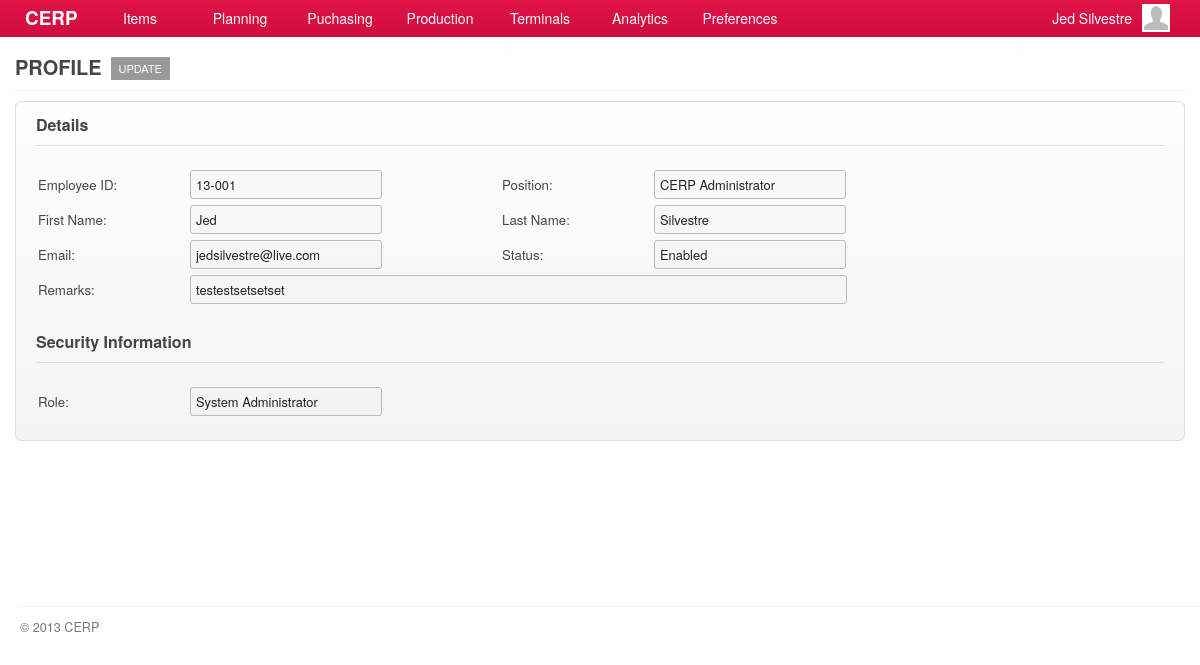
The app's page /account/profile-show.php (signed in) with its own data.
### tables this page shows
CREATE TABLE `capabilities` (
  `id` int(11) NOT NULL AUTO_INCREMENT,
  `title` varchar(45) DEFAULT NULL,
  `name` varchar(45) DEFAULT NULL,
  `capability` varchar(45) DEFAULT NULL,
  `url` varchar(45) DEFAULT NULL,
  `parent` int(11) DEFAULT NULL,
  PRIMARY KEY (`id`)
);

CREATE TABLE `users` (
  `id` bigint(20) NOT NULL AUTO_INCREMENT,
  `employee_id` varchar(12) NOT NULL,
  `password` varchar(65) NOT NULL,
  `first_name` varchar(50) NOT NULL,
  `last_name` varchar(50) NOT NULL,
  `email` varchar(65) DEFAULT NULL,
  `position` varchar(65) DEFAULT NULL,
  `status` int(1) DEFAULT '1',
  `description` varchar(100) DEFAULT NULL,
  `created_at` timestamp NULL DEFAULT NULL,
  `updated_at` timestamp NULL DEFAULT NULL,
  PRIMARY KEY (`id`),
  UNIQUE KEY `id` (`id`,`employee_id`)
);

CREATE TABLE `lookups` (
  `id` int(11) NOT NULL AUTO_INCREMENT,
  `code` varchar(7) DEFAULT NULL,
  `description` varchar(45) DEFAULT NULL,
  `parent` varchar(6) DEFAULT NULL,
  `created_at` timestamp NULL DEFAULT NULL,
  `updated_at` timestamp NULL DEFAULT NULL,
  PRIMARY KEY (`id`)
);

CREATE TABLE `roles` (
  `id` int(11) NOT NULL AUTO_INCREMENT,
  `name` varchar(25) NOT NULL,
  `description` varchar(100) DEFAULT NULL,
  `level` tinyint(4) DEFAULT '1',
  `created_at` timestamp NULL DEFAULT NULL,
  `updated_at` timestamp NULL DEFAULT NULL,
  PRIMARY KEY (`id`)
);

### include/general.class.php (called while the page is built, shortened)
<?php
require('database.class.php');
require('capabilities.class.php');
require('role.class.php');
$DB				= new MySQL;
  $DB->database	= "cerpdb";
  $DB->username	= "cerpuser";
  $DB->password	= "cerpuser";
  $DB->hostname	= "localhost";
$Capabilities	= new Capabilities($DB);
$Signed			= $_SESSION['user'];
$Role		= new Role($DB, $Signed['id']);
?>

### include/role.class.php (called while the page is built, shortened)
<?php
class Role
{
	private $DB;
	private $user_id;
	function Role($db, $uid) {
  	$this->DB = $db;
		$this->user_id = $uid;
  }
	function isCapableByName($cap_name) {
		foreach ($this->getUserRoles() as $user_role) {
			$result = $this->DB->Find('role_capabilities', array(
						  			'columns' 		=> 'role_capabilities.*',
						  			'joins' => 'INNER JOIN capabilities ON capabilities.id = role_capabilities.capability_id',
						  	    'conditions' 	=> 'capabilities.capability="'. $cap_name .'" AND role_id='. $user_role['role_id']));
			if(isset($result)) {
				return TRUE;
			}
		}
	}
	function getUserRoles() {
		$result = $this->DB->Get('user_roles', array(
						  			'columns' 		=> 'user_roles.role_id, roles.name',
						  			'joins' => 'INNER JOIN roles ON roles.id = user_roles.role_id',
						  	    'conditions' 	=> 'user_roles.user_id='. $this->user_id));
		if(isset($result)) {
			return $result;
		}
	}
}

### include/database.class.php (called while the page is built, shortened)
<?php
class MySQL {
  public $username	= "cerpuser";
  public $password	= "cerpuser";
  public $hostname	= "localhost";
  public function Connect() {
    $conn = mysql_connect($this->hostname, $this->username, $this->password) or die("<br/><span class='notice'><p class='error'><strong>ERROR!</strong> Unable to connect to MySQL! </p></span>");
    return $conn;
  }
  public function Query($sql) {
  	$conn = $this->Connect();
    $result = mysql_query($sql, $conn);
	return $result;
  }
	function Find($table, $args='') {
  	if (isset($args)) {
  	  $args['columns'] = (isset($args['columns']) ? $args['columns'] : '*');
  	  $args['joins'] = (isset($args['joins']) ? $args['joins'] : '');
	 	 	$args['conditions'] = ($args['conditions'] == '' ? '' : 'where '.$args['conditions']);
		}
		$sql = "SELECT ".$args['columns']." FROM ".$table." ".$args['joins']." ".$args['conditions'];
		$row = $this->IsEmpty($this->Query($sql));
		return mysql_fetch_array($row);
  }
  function Get($table, $args='') {
  	if (isset($args)) {
  	  $args['columns'] = (isset($args['columns']) ? $args['columns'] : '*');
  	  $args['joins'] = (isset($args['joins']) ? $args['joins'] : '');
		  $args['conditions'] = ($args['conditions'] == '' ? '' : 'WHERE '.$args['conditions']);
  	  $args['order'] = (isset($args['order']) ? ' ORDER BY '.$args['order'] : '');
  	  $args['limit'] = (isset($args['limit']) ? ' LIMIT '.$args['limit'] : '');
  	  $args['group'] = (isset($args['group']) ? ' GROUP BY '.$args['group'] : '');
		}
		$data = array();
		$sql = "SELECT ".$args['columns']." FROM ".$table." ".$args['joins']." ".$args['conditions']." ".$args['group']." ".$args['order']." ".$args['limit'];
		$result = $this->IsEmpty($this->Query($sql));
		if(!empty($result)) {
	      while ($row = mysql_fetch_array($result)) {
	        $data[] = $row;
	      }
		}
		return $data;
  }
  private function IsEmpty($result) {
    if(mysql_num_rows($result) > 0) return $result;
    return null;
  }
}

### include/capabilities.class.php (called while the page is built, shortened)
<?php
class Capabilities {
  private $DB;
	public $All;
	function Capabilities($db) {
		$this->DB = $db;
		$this->GetCapabilities();
	}
  function GetTitle() {
    global $capability_key;
	return $this->All[$capability_key]['title'];
  }
	function GetCapabilities() {
		$capabilities = $this->DB->Get('capabilities', array(
					  			'columns' 		=> 'id, capability, title, name, parent, url',
					  	    'conditions' 	=> 'parent IS NOT null ORDER BY parent'));
		$all = array();
		foreach ($capabilities as $cap) {
			$all[$cap['capability']] = array('title' => $cap['title'],'name' => $cap['name'], 'url' => $cap['url'], 'parent' => $cap['parent']);
		}
		$this->All = $all;
	}
}

### account/profile-show.php (the view, shortened to what this page needs)
<?php
  $capability_key = 'show_profile';
  require('header.php');
	$allowed = $Role->isCapableByName($capability_key);
	if(!$allowed) {
		require('inaccessible.php');
	}else{
	  if(isset($Signed['id'])) {
	  	$user = $DB->Find('users', array(
				'columns' 		=> 'users.*, lookups.description AS status, roles.name as role',
				'joins'				=> 'INNER JOIN user_roles ON user_roles.user_id = users.id
													INNER JOIN roles ON roles.id = user_roles.role_id
													LEFT OUTER JOIN lookups on users.status = lookups.id',
	  	  'conditions' 	=> 'users.id = '.$Signed['id']
	  	  )
			);
	  }
?>
	<div id="page">
		<div id="page-title">
    	<h2>
      	<span class="title"><?php echo $Capabilities->GetTitle(); ?></span>
        <?php
				  echo '<a href="'.$Capabilities->All['edit_profile']['url'].'" class="nav">'.$Capabilities->All['edit_profile']['name'].'</a>';
				?>
      </h2>
		</div>
		<div id="content">
			<form class="form-container">
				<h3 class="form-title">Details</h3>
        <table>
           <tr>
              <td width="150">Employee ID:</td><td width="310"><input type="text" value="<?php echo $user['employee_id'] ?>" class="text-field" disabled/></td>
              <td width="150">Position:</td><td><input type="text" value="<?php echo $user['position'] ?>" class="text-field" disabled/></td>
           </tr>
           <tr>
              <td>First Name:</td><td><input type="text" value="<?php echo $user['first_name'] ?>" class="text-field" disabled/></td>
              <td>Last Name:</td><td><input type="text" value="<?php echo $user['last_name'] ?>" class="text-field" disabled/></td>
           </tr>
           <tr>
              <td>Email:</td><td><input type="text" value="<?php echo $user['email'] ?>" class="text-field" disabled/></td>
              <td>Status:</td><td><input type="text" value="<?php echo $user['status'] ?>" class="text-field" disabled/></td>
           </tr>
           <tr>
              <td>Remarks:</td>
              <td colspan="99">
                <input type="text" value="<?php echo $user['description'] ?>" class="text-field" style="width:645px" disabled/>
              </td>
           </tr>
           <tr><td height="5" colspan="99"></td></tr>
        </table>
        <br/>
        <h3 class="form-title">Security Information</h3>
        <table>
           <tr>
              <td width="150">Role:</td><td width="310"><input type="text" value="<?php echo $user['role'] ?>" class="text-field" disabled/></td>
              <td width="150"></td><td></td>
           </tr>
        </table>
      </form>
		</div>
	</div>
<?php }
require('footer.php'); ?>

### account/header.php (shortened to what this page needs)
<?php
require('../include/general.class.php');
?>
<!DOCTYPE html>
<html lang="en">
	<head>
		<link rel="stylesheet" href="../stylesheets/main.css" />
		<link rel="stylesheet" href="../stylesheets/form.css" />
		<link rel="stylesheet" href="../stylesheets/grid.css" />
		<link rel="stylesheet" href="../stylesheets/jquery.css" />
    <link rel="stylesheet" href="../stylesheets/simplePagination.css">
		<link rel="stylesheet" href="../stylesheets/jquery.modal.css" />
		<link rel="stylesheet" href="../stylesheets/custom/jquery-ui-1.10.3.custom.css" />
	</head>
	<body>
    <div id="container">
      <div id="header">
				<a id="brand" href="index.php" style="text-decoration: none">CERP</a>
			</div>
      <div id="main-menu">
      	<div class="menu">
        	<a href="#" alt="#menu-items" class="show-submenu">Items</a>
        </div>
        <div class="menu">
          <a href="#" alt="#menu-plan" class="show-submenu">Planning</a>
        </div>
        <div class="menu">
          <a href="#" alt="#menu-purchasing" class="show-submenu">Puchasing</a>
        </div>
        <div class="menu">
          <a href="#" alt="#menu-production" class="show-submenu">Production</a>
        </div>
        <div class="menu">
          <a href="#" alt="#menu-terminals" class="show-submenu">Terminals</a>
        </div>
        <div class="menu">
          <a href="#" alt="#menu-analytics" class="show-submenu">Analytics</a>
        </div>
        <div class="menu">
          <a href="#" alt="#menu-preferences" class="show-submenu">Preferences</a>
        </div>
      </div>
      <div id="menu-profile">
         <div class="avatar small"></div>
         <span><?php echo $Signed['first_name']." ". $Signed['last_name']; ?> </span>
      </div>
    	<div id="header_fade" class="fade_up"></div>
    </div>

### account/footer.php (shortened to what this page needs)
      <div id="footer">
        <p>&copy; 2013 CERP</p>
      </div>
  </body>
</html>

### stylesheets/main.css (style rules this page uses)
*, html, body { margin:0;padding:0; }
html { font-size: 100%; -webkit-text-size-adjust: 100%; -ms-text-size-adjust: 100%; }
body { margin: 0; font-family:"Helvetica Neue", Helvetica, Arial, sans-serif; font-size:14px; line-height:20px; color:#454545; background-color:#ffffff; }
h1, h2, h3, h4 { padding:0 0 5px; margin:0 0 10px; }
h2 { font-size:20px; }
h3 { font-size:16px; }
a { color: #0088cc; text-decoration: none; outline:none; }
#container { z-index:1; width:100%; height:37px; opacity:0.95; filter:alpha(opacity=95); position: fixed; }
#header { position:relative; padding:0 25px; height:37px; background-color:#cc0033; background-image:-moz-linear-gradient(top, #df083e, #cc0033); background-image:-webkit-gradient(linear, 0 0, 0 100%, from(#df083e), to(#cc0033)); background-image:-webkit-linear-gradient(top, #df083e, #cc0033); background-image:-o-linear-gradient(top, #df083e, #cc0033); background-image:linear-gradient(to bottom, #df083e, #cc0033); color:#ffffff; font-size:135%; }
#header_fade { position:relative; }
#header a { color:#ffffff; }
#page { background-color:#ffffff; font-size:95%; }
#content { padding:0 15px; min-height: 500px; }
#footer { display:block; padding:5px 0px 20px 20px; }
#brand { float:left; display:block; margin:8px 0 0; font-weight:bold; }
#main-menu { position:absolute; display:block; top:0; left:90px; z-index: 99; }
#main-menu .menu { float:left; width:100px; height:37px; text-align:center; outline:none; cursor:pointer; }
#main-menu .menu a { margin:8px 0 0; display:block; color:#ffffff; outline:none; }
#menu-profile { position:absolute; top:0; right:25px; display:block; padding:3px 5px 0 0; width:170px; height:33px; color:#fff; cursor:pointer; }
#menu-profile .avatar { float:right; margin:1px 0 0 10px; border:none; }
#menu-profile span { float:right; display:block; margin-top:5px; }
#page-title { margin:0 15px 10px; padding:57px 0 0; border-bottom:solid 1px #eeeeee; }
#page-title h2 { margin:0; padding:0 0 10px; }
#page-title h2 .title { float:left; padding-right:5px; text-transform:uppercase; }
#page-title h2 .nav { float:left; display:block; margin:0 0 0 4px; padding:6px 8px; background-color:#999999; color:#ffffff; font-weight:normal; font-size:11px; line-height:11px; cursor:pointer; -webkit-border-radius:1px; -moz-border-radius:1px; border-radius:1px; text-transform:uppercase; min-width:40px; text-align: center; }
#footer p { padding:10px 0 0; border-top:solid 1px #eeeeee; color:#777777; font-size:90%; }
.avatar { border:solid 1px #dddddd; background:#ffffff url('../images/icons/man-24x24.png') no-repeat center; }
.avatar.small { width:28px; height:28px; }
.fade_up { content: ''; bottom: 0; left: 0; right: 0; height: 20px; background: -webkit-linear-gradient(bottom, rgba(255,255,255,0), #fff); }

### stylesheets/form.css (style rules this page uses)
form { margin:0 0 10px; }
form table tr th, form table tr td { padding:2px 0; }
.form-container { padding:20px; border:solid 1px #dddddd; background-color:#f9f9f9; background-image:-moz-linear-gradient(top, #fdfdfd, #f4f4f4); background-image:-webkit-gradient(linear, 0 0, 0 100%, from(#fdfdfd), to(#f4f4f4)); background-image:-webkit-linear-gradient(top, #fdfdfd, #f4f4f4); background-image:-o-linear-gradient(top, #fdfdfd, #f4f4f4); background-image:linear-gradient(to bottom, #fdfdfd, #f4f4f4); -webkit-border-radius:6px; -moz-border-radius:6px; border-radius:6px; }
.form-title { margin:-7px 0 20px; padding:0 0 10px; border-bottom:solid 1px #dddddd; }
input, textarea, select { padding:4px 5px; border:solid 1px #bbbbbb; color:#222222; font-size:97%; font-family:"Helvetica Neue", Helvetica, Arial, sans-serif; -webkit-border-radius:3px; -moz-border-radius:3px; border-radius:3px; }
input.text-field { width:180px; }

### records on screen
capabilities: title "PROFILE"
capabilities: name "UPDATE"
users: employee "13-001", position "CERP Administrator", first_name "Jed", last_name "Silvestre", email "jedsilvestre@live.com", description "Enabled", description "testestsetsetset", name "System Administrator"

### other values on screen
$Signed['first_name'] "Jed"
$Signed['last_name'] "Silvestre"
